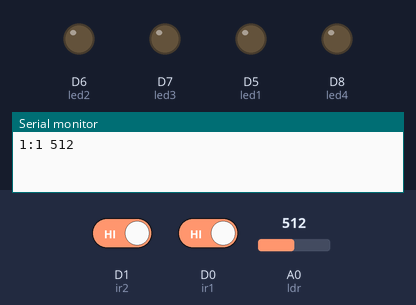
Bench run of a sketch on a simulated ESP8266 (NodeMCU). On the bench: output pins drawn as LEDs (lit = HIGH), the last lines printed to the serial monitor. Inputs (shaded band) come from the test bench; at power-on: A0 (ldr) = 512, D1 (ir2) HIGH, D0 (ir1) HIGH. WiFi joins after 1.5 s; servers stay silent unless stated.

Above: at 1.2 s.
1.3 s: A0 (ldr) set to 74
3.4 s: A0 (ldr) set to 65
At 5.1 s:
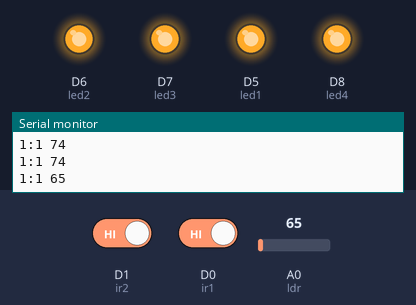
8.4 s: D1 (ir2) driven LOW
At 9.7 s:
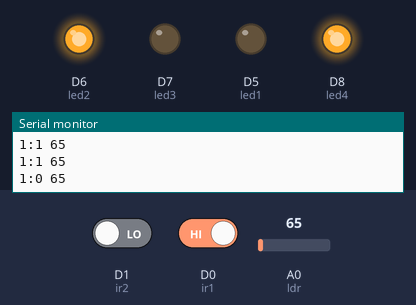
13.4 s: D1 (ir2) driven HIGH
At 14.4 s:
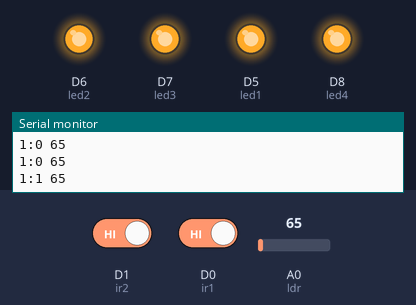
18.4 s: D0 (ir1) driven LOW
At 20.2 s:
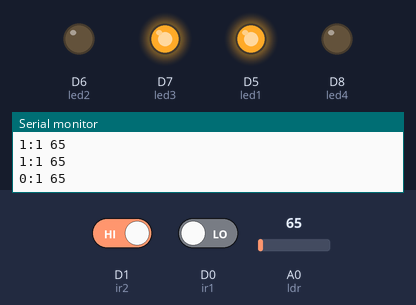
23.4 s: D0 (ir1) driven HIGH
At 24.8 s:
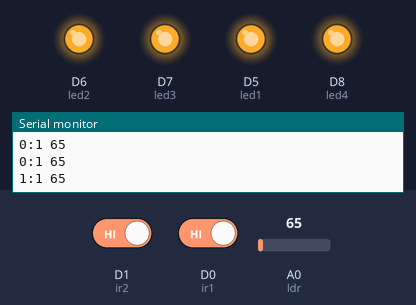
Timing chart, 0 to 26.4 s (numbered marks = the images above; inputs shaded):
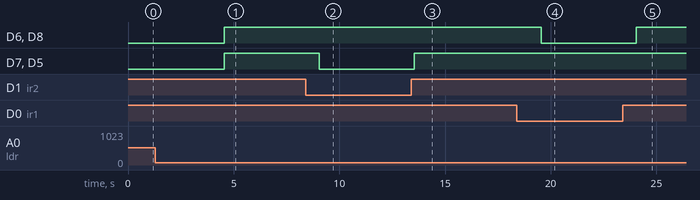

The sketch:

final.ino
```cpp
#include <ESP8266WiFi.h>
#include <WiFiClient.h>
#include <ThingSpeak.h>

const char* ssid = "vinay hiremath2";
const char* password = "venom12345";

WiFiClient client;

unsigned long myChannelNumber = 2371856;
const char * myWriteAPIKey = "8ZW3FBKVNSHGL4BQ";
const char * myReadAPIKey = "9ITM3DQPYQY2M4FJ";

int led_1;
int led_2;
int led_3;
int led_4;

int ir1 = D0;
int led1 = D5;

int ir2 = D1;
int led2 = D6;
int led3 = D7;
int led4 = D8;

int ldr = A0;
int val =0;

void setup() {
  Serial.begin(9600);
  delay(50);
  pinMode(ir1,INPUT);
  pinMode(led1,OUTPUT);

  pinMode(ir2,INPUT);
  pinMode(led2,OUTPUT);

  pinMode(led3,OUTPUT);
  pinMode(led4,OUTPUT);


  WiFi.begin(ssid, password);
  ThingSpeak.begin(client);
}

void loop() {
  int s1 = digitalRead(ir1);
  int s2 = digitalRead(ir2);

  val = analogRead(ldr);

  Serial.print(s1);
  Serial.print(":");
  Serial.print(s2);
  Serial.print(" ");

  Serial.println(val);
  if(val<70)
  {
    if(s1==0)
    {
      digitalWrite(led2,LOW);
      digitalWrite(led4,LOW);
    }
    else
    {
      digitalWrite(led2,HIGH);
      digitalWrite(led4,HIGH);
    }
    if(s2==0)
    {
      digitalWrite(led1,LOW);
      digitalWrite(led3,LOW);
    }
    else
    {
      digitalWrite(led1,HIGH);
      digitalWrite(led3,HIGH);
    }
  }
  else
  {
    digitalWrite(led1,LOW);
    digitalWrite(led2,LOW);
    digitalWrite(led3,LOW);
    digitalWrite(led4,LOW);

  }

  ThingSpeak.writeField(myChannelNumber, 1,val, myWriteAPIKey);
  ThingSpeak.writeField(myChannelNumber, 2,s1, myWriteAPIKey);
  ThingSpeak.writeField(myChannelNumber, 3,s2, myWriteAPIKey);

  ThingSpeak.writeField(myChannelNumber, 5,led1, myWriteAPIKey);
  ThingSpeak.writeField(myChannelNumber, 6,led2, myWriteAPIKey);


  if(led_1==1)
  {
    digitalWrite(led1,HIGH);
  }
  else
  {
    digitalWrite(led1,LOW);
  }

  if(led_2==1)
  {
    digitalWrite(led2,HIGH);
  }
  else
  {
    digitalWrite(led2,LOW);
  }
  if(led_3==1)
  {
    digitalWrite(led3,HIGH);
  }
  else
  {
    digitalWrite(led3,LOW);
  }
  if(led_4==1)
  {
    digitalWrite(led4,HIGH);
  }
  else
  {
    digitalWrite(led4,LOW);
  }
}
```

Measured:
- the behaviour switches between 70 and 69 on A0 (ldr) (found by bisection; images 0 and 1)
- after the input at 3.4 s, D6 (led2), D7 (led3), D5 (led1), D8 (led4): LOW → HIGH after 1.2 s
- after the input at 8.4 s, D7 (led3), D5 (led1): HIGH → LOW after 0.65 s
- after the input at 13.4 s, D7 (led3), D5 (led1): LOW → HIGH after 0.15 s
- after the input at 18.4 s, D6 (led2), D8 (led4): HIGH → LOW after 1.2 s
- after the input at 23.4 s, D6 (led2), D8 (led4): LOW → HIGH after 0.66 s
